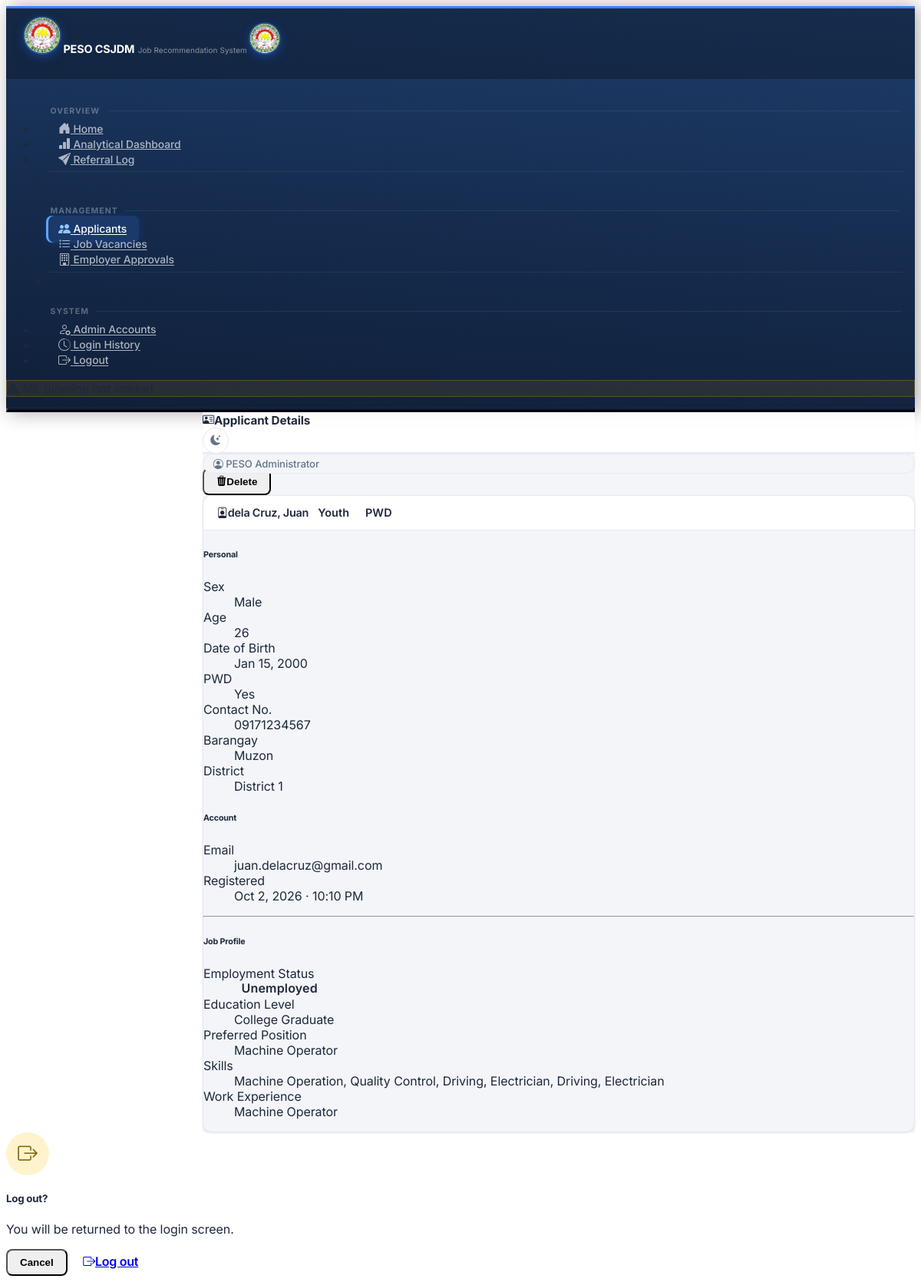
The page /applicants/1 (signed in) on the database as committed earlier.
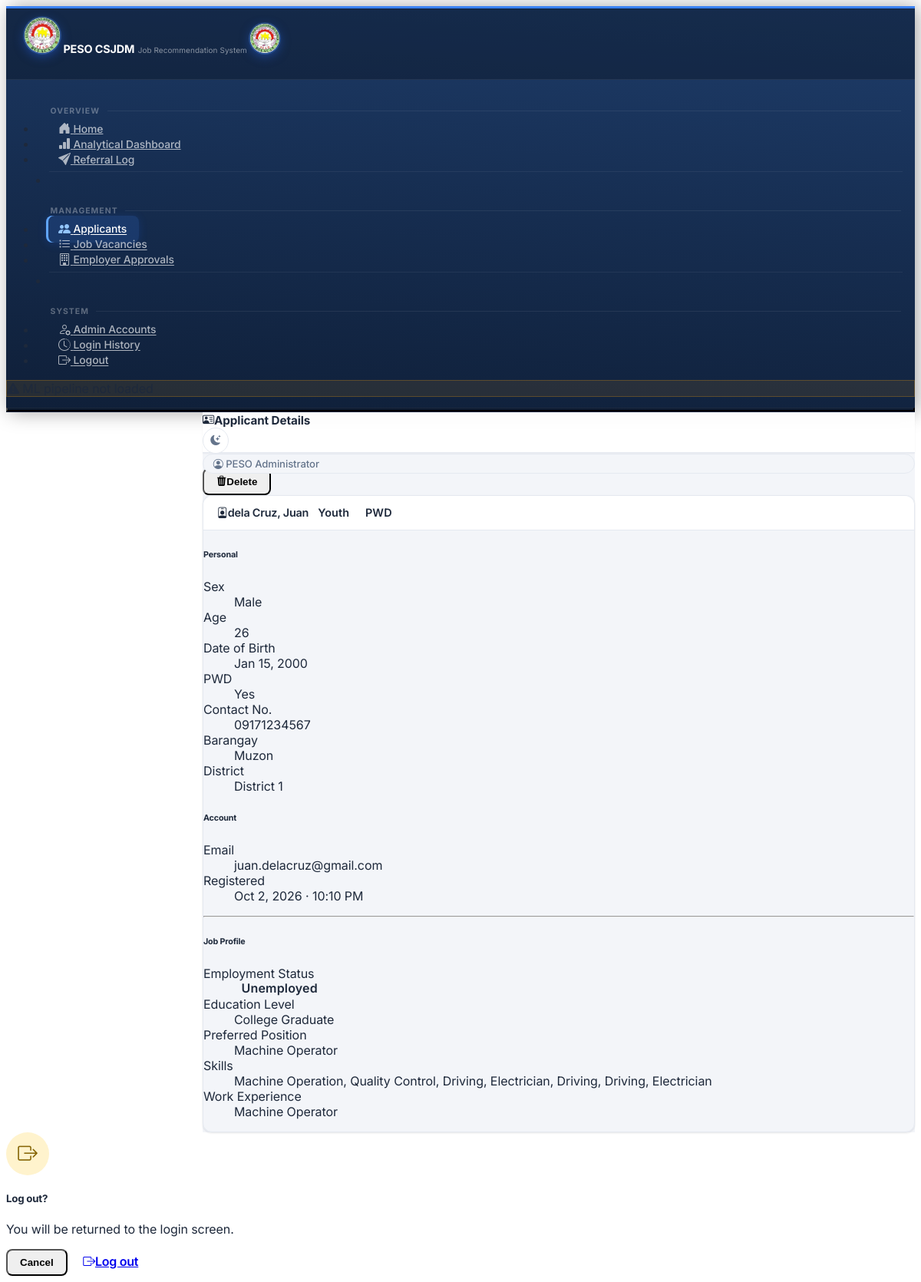
The same page on the database as committed later.
### tables this page shows
CREATE TABLE "applicants" (
                id                 INTEGER  PRIMARY KEY AUTOINCREMENT,
                first_name         TEXT     NOT NULL,
                last_name          TEXT     NOT NULL,
                sex                TEXT,
                age                INTEGER,
                barangay           TEXT,
                district           TEXT,
                employment_status  TEXT     DEFAULT 'Unemployed',
                is_pwd             INTEGER  DEFAULT 0,
                educ_level         TEXT     NOT NULL,
                preferred_position TEXT     NOT NULL,
                skills             TEXT     NOT NULL,
                work_experience    TEXT,
                user_id            INTEGER  REFERENCES users(id),
                created_at         DATETIME DEFAULT CURRENT_TIMESTAMP,
                is_archived        INTEGER  DEFAULT 0
            , birthdate DATE, contact_number TEXT, middle_name TEXT, suffix TEXT, civil_status TEXT, address_line TEXT, city TEXT, province TEXT, height_cm TEXT, religion TEXT, tin TEXT, landline TEXT, disability TEXT, is_4ps INTEGER DEFAULT 0, household_id TEXT, is_wodp INTEGER DEFAULT 0, is_dswd_foodstamp INTEGER DEFAULT 0, is_caregiver INTEGER DEFAULT 0, is_ofw INTEGER DEFAULT 0, ofw_country TEXT, is_former_ofw INTEGER DEFAULT 0, former_ofw_country TEXT, ofw_return_date TEXT, employed_type TEXT, unemployed_reason TEXT, job_search_months INTEGER, pref_work_local TEXT, pref_work_overseas TEXT, languages TEXT, education TEXT, trainings TEXT, eligibilities TEXT, work_history TEXT, other_skills TEXT, certified INTEGER DEFAULT 0, certified_at DATETIME);

CREATE TABLE "users" (
                id            INTEGER PRIMARY KEY AUTOINCREMENT,
                full_name     TEXT    NOT NULL,
                email         TEXT    UNIQUE NOT NULL,
                password_hash TEXT    NOT NULL,
                role          TEXT    DEFAULT 'admin',
                is_active     INTEGER DEFAULT 1,
                created_at    DATETIME DEFAULT CURRENT_TIMESTAMP
            );

### app.py (the view)
@app.route('/applicants/<int:aid>')
@admin_required
def applicant_view(aid):
    ap = get_db().execute('''
        SELECT a.*, u.email
        FROM applicants a LEFT JOIN users u ON a.user_id = u.id
        WHERE a.id = ?
    ''', (aid,)).fetchone()
    if not ap:
        flash('Applicant not found.', 'danger')
        return redirect(url_for('applicants_list'))
    return render_template('applicants/view.html', ap=dict(ap))

### app.py (called while the page is built)
def get_db():
    if 'db' not in g:
        g.db = sqlite3.connect(DATABASE)
        g.db.row_factory = sqlite3.Row
        g.db.execute('PRAGMA foreign_keys = ON')
    return g.db

def role_required(*roles):
    def decorator(f):
        @wraps(f)
        def decorated(*args, **kwargs):
            if 'user_id' not in session:
                return redirect(url_for('login'))
            if session.get('role') not in roles:
                flash('You do not have permission to access this page.', 'danger')
                return redirect(_role_home())
            return f(*args, **kwargs)
        return decorated
    return decorator

@app.context_processor
def inject_globals():
    pending_employers_count = 0
    if session.get('role') == ROLE_ADMIN:
        try:
            pending_employers_count = get_db().execute(
                "SELECT COUNT(*) FROM employers WHERE is_approved=0"
            ).fetchone()[0]
        except Exception:
            pass
    return {
        'pipeline_loaded':         pipeline is not None,
        'session_role':            session.get('role', ''),
        'pending_employers_count': pending_employers_count,
    }

@app.template_filter('friendly_dt')
def friendly_dt(value):
    if not value:
        return ''
    for fmt in ('%Y-%m-%d %H:%M:%S', '%Y-%m-%d %H:%M:%S.%f', '%Y-%m-%d'):
        try:
            dt = datetime.strptime(str(value), fmt) + _PHT
            return dt.strftime('%b %d, %Y · %I:%M %p').replace(' 0', ' ')
        except ValueError:
            continue
    return str(value)

@app.template_filter('friendly_date')
def friendly_date(value):
    if not value:
        return ''
    for fmt in ('%Y-%m-%d %H:%M:%S', '%Y-%m-%d %H:%M:%S.%f', '%Y-%m-%d'):
        try:
            dt = datetime.strptime(str(value), fmt)
            if fmt != '%Y-%m-%d':
                dt += _PHT
            return dt.strftime('%b %d, %Y').replace(' 0', ' ')
        except ValueError:
            continue
    return str(value)

### templates/applicants/view.html (shortened to what this page needs)
{% extends 'base.html' %}
{% block page_title %}<i class="bi bi-person-vcard me-2"></i>Applicant Details{% endblock %}
{% block content %}
<div class="d-flex flex-wrap gap-2 mb-3 align-items-center">
  <a href="{{ url_for('applicants_list') }}" class="btn btn-sm btn-outline-secondary">
  </a>
  <form method="POST" action="{{ url_for('applicant_delete', aid=ap.id) }}" class="ms-auto"
        onsubmit="return confirm('Permanently delete {{ ap.first_name }} {{ ap.last_name }}? This removes the profile and the linked account. This cannot be undone.')">
    <button type="submit" class="btn btn-sm btn-danger">
      <i class="bi bi-trash3-fill me-1"></i>Delete
    </button>
  </form>
</div>
<div class="card shadow-sm mb-3">
  <div class="card-header fw-semibold d-flex align-items-center justify-content-between">
    <span><i class="bi bi-person-badge me-2 text-primary"></i>{{ ap.last_name }}, {{ ap.first_name }}</span>
    <span class="d-flex gap-1 flex-wrap">
      {% if ap.age is not none and ap.age >= 15 and ap.age <= 30 %}<span class="badge bg-info-subtle text-info-emphasis">Youth</span>{% endif %}
      {% if ap.is_pwd %}<span class="badge bg-danger-subtle text-danger-emphasis">PWD</span>{% endif %}
    </span>
  </div>
  <div class="card-body">
    <div class="row">
      <div class="col-md-6">
        <h6 class="text-uppercase text-muted small fw-bold mb-2">Personal</h6>
        <dl class="row small mb-3">
          <dt class="col-5">Sex</dt><dd class="col-7">{{ ap.sex or '—' }}</dd>
          <dt class="col-5">Age</dt><dd class="col-7">{{ ap.age if ap.age is not none else '—' }}</dd>
          <dt class="col-5">Date of Birth</dt><dd class="col-7">{{ ap.birthdate|friendly_date if ap.birthdate else '—' }}</dd>
          <dt class="col-5">PWD</dt><dd class="col-7">{{ 'Yes' if ap.is_pwd else 'No' }}</dd>
          <dt class="col-5">Contact No.</dt><dd class="col-7">{{ ap.contact_number or '—' }}</dd>
          <dt class="col-5">Barangay</dt><dd class="col-7">{{ ap.barangay or '—' }}</dd>
          <dt class="col-5">District</dt><dd class="col-7">{{ ap.district or '—' }}</dd>
        </dl>
      </div>
      <div class="col-md-6">
        <h6 class="text-uppercase text-muted small fw-bold mb-2">Account</h6>
        <dl class="row small mb-3">
          <dt class="col-5">Email</dt><dd class="col-7">{{ ap.email or '—' }}</dd>
          <dt class="col-5">Registered</dt><dd class="col-7">{{ ap.created_at|friendly_dt if ap.created_at else '—' }}</dd>
        </dl>
      </div>
    </div>
    <hr class="my-2">
    <h6 class="text-uppercase text-muted small fw-bold mb-2">Job Profile</h6>
    <dl class="row small mb-0">
      <dt class="col-sm-3">Employment Status</dt>
      <dd class="col-sm-9">
        <span class="badge {% if ap.employment_status == 'Unemployed' %}bg-danger-subtle text-danger-emphasis{% else %}bg-success-subtle text-success-emphasis{% endif %}">{{ ap.employment_status or 'Unemployed' }}</span>
      </dd>
      <dt class="col-sm-3">Education Level</dt><dd class="col-sm-9">{{ ap.educ_level or '—' }}</dd>
      <dt class="col-sm-3">Preferred Position</dt><dd class="col-sm-9">{{ ap.preferred_position or '—' }}</dd>
      <dt class="col-sm-3">Skills</dt><dd class="col-sm-9">{{ ap.skills or '—' }}</dd>
      <dt class="col-sm-3">Work Experience</dt><dd class="col-sm-9">{{ ap.work_experience or '—' }}</dd>
    </dl>
  </div>
</div>
{% endblock %}

### templates/base.html (shortened to what this page needs)
<!DOCTYPE html>
<html lang="en">
<head>
  <link rel="stylesheet" href="https://cdn.jsdelivr.net/npm/@coreui/coreui@5/dist/css/coreui.min.css" />
  <link rel="stylesheet" href="https://cdn.jsdelivr.net/npm/bootstrap-icons@1.11.3/font/bootstrap-icons.min.css" />
  <link rel="stylesheet" href="{{ url_for('static', filename='css/custom.css') }}" />
</head>
<body>
<div class="sidebar sidebar-dark sidebar-fixed hide" id="sidebar">
  <div class="sidebar-brand">
    <span class="sidebar-brand-full d-flex align-items-center gap-2">
      <span class="sb-icon-badge">
        <img src="{{ url_for('static', filename='img/peso_logo.png') }}" alt="PESO CSJDM" />
      </span>
      <span>
        <span class="sb-brand-name d-block">PESO CSJDM</span>
        <span class="sb-brand-sub">Job Recommendation System</span>
      </span>
    </span>
    <span class="sidebar-brand-narrow">
      <span class="sb-icon-badge" style="width:38px;height:38px;">
        <img src="{{ url_for('static', filename='img/peso_logo.png') }}" alt="PESO CSJDM" />
      </span>
    </span>
  </div>
  <ul class="sidebar-nav">
    <li class="nav-title">Overview</li>
    <li class="nav-item">
      <a class="nav-link {% if request.endpoint == 'home' %}active{% endif %}"
         href="{{ url_for('home') }}">
        <span class="nav-icon"><i class="bi bi-house-door-fill"></i></span>
        Home
      </a>
    </li>
    <li class="nav-item">
      <a class="nav-link {% if request.endpoint == 'analytics' %}active{% endif %}"
         href="{{ url_for('analytics') }}">
        <span class="nav-icon"><i class="bi bi-bar-chart-fill"></i></span>
        Analytical Dashboard
      </a>
    </li>
    <li class="nav-item">
      <a class="nav-link {% if request.endpoint == 'referrals_list' %}active{% endif %}"
         href="{{ url_for('referrals_list') }}">
        <span class="nav-icon"><i class="bi bi-send-fill"></i></span>
        Referral Log
      </a>
    </li>
    <li class="nav-divider"></li>
    <li class="nav-title">Management</li>
    <li class="nav-item">
      <a class="nav-link {% if 'applicant' in request.endpoint %}active{% endif %}"
         href="{{ url_for('applicants_list') }}">
        <span class="nav-icon"><i class="bi bi-people-fill"></i></span>
        Applicants
      </a>
    </li>
    <li class="nav-item">
      <a class="nav-link {% if 'vacanc' in request.endpoint %}active{% endif %}"
         href="{{ url_for('vacancies_list') }}">
        <span class="nav-icon"><i class="bi bi-list-task"></i></span>
        Job Vacancies
      </a>
    </li>
    {% if session_role == 'admin' %}
    <li class="nav-item">
      <a class="nav-link {% if 'admin_employer' in request.endpoint %}active{% endif %}"
         href="{{ url_for('admin_employers') }}">
        <span class="nav-icon"><i class="bi bi-building"></i></span>
        Employer Approvals
      </a>
    </li>
    {% endif %}
    <li class="nav-divider"></li>
    <li class="nav-title">System</li>
    {% if session_role == 'admin' %}
    <li class="nav-item">
      <a class="nav-link {% if request.endpoint in ['users_list','user_add','user_edit'] %}active{% endif %}"
         href="{{ url_for('users_list') }}">
        <span class="nav-icon"><i class="bi bi-person-gear"></i></span>
        Admin Accounts
      </a>
    </li>
    {% endif %}
    <li class="nav-item">
      <a class="nav-link {% if request.endpoint == 'login_history' %}active{% endif %}"
         href="{{ url_for('login_history') }}">
        <span class="nav-icon"><i class="bi bi-clock-history"></i></span>
        Login History
      </a>
    </li>
    <li class="nav-item">
      <a class="nav-link" href="#" data-coreui-toggle="modal" data-coreui-target="#logoutModal">
        <span class="nav-icon"><i class="bi bi-box-arrow-right"></i></span>
        Logout
      </a>
    </li>
  </ul>
  {% if not pipeline_loaded %}
  <div class="px-3 pb-3">
    <div class="sidebar-pipeline-warn rounded px-3 py-2 small d-flex align-items-center gap-2">
      <i class="bi bi-exclamation-triangle-fill text-warning"></i>
      <span class="text-warning">ML pipeline not loaded</span>
    </div>
  </div>
  {% endif %}
  <button class="sidebar-toggler" type="button"
          data-coreui-toggle="unfoldable"
          aria-label="Toggle sidebar width"></button>
</div>
<div class="wrapper d-flex flex-column min-vh-100">
  <header class="header header-sticky p-0">
    <div class="container-fluid border-bottom px-4 d-flex align-items-center gap-3"
         style="height:52px;">
      <span class="topbar-page-title">{% block page_title %}{% endblock %}</span>
      <div class="ms-auto d-flex align-items-center gap-2">
        <button type="button" class="theme-toggle-btn" aria-label="Toggle dark mode" title="Toggle dark mode">
          <i class="bi bi-moon-stars-fill"></i>
        </button>
        <div class="topbar-user">
          <i class="bi bi-person-circle me-1"></i>
          {{ session.get('full_name', 'Admin') }}
        </div>
      </div>
    </div>
  </header>
  <div class="body flex-grow-1">
    <div class="container-fluid px-4 pt-3 pb-4">
      {% block content %}{% endblock %}
    </div>
  </div>
</div>
<div class="modal fade" id="logoutModal" tabindex="-1" aria-labelledby="logoutModalLabel" aria-hidden="true">
  <div class="modal-dialog modal-dialog-centered" style="max-width:380px;">
    <div class="modal-content border-0 shadow">
      <div class="modal-body text-center px-4 pt-4 pb-3">
        <div class="mb-3">
          <span style="display:inline-flex;align-items:center;justify-content:center;
                       width:56px;height:56px;border-radius:50%;background:#fff3cd;">
            <i class="bi bi-box-arrow-right" style="font-size:1.6rem;color:#856404;"></i>
          </span>
        </div>
        <h5 class="fw-bold mb-1">Log out?</h5>
        <p class="text-muted small mb-0">You will be returned to the login screen.</p>
      </div>
      <div class="modal-footer border-0 justify-content-center gap-2 pb-4">
        <button type="button" class="btn btn-outline-secondary px-4"
                data-coreui-dismiss="modal">Cancel</button>
        <a href="{{ url_for('logout') }}" class="btn btn-danger px-4 fw-semibold">
          <i class="bi bi-box-arrow-right me-1"></i>Log out
        </a>
      </div>
    </div>
  </div>
</div>
</body>
</html>

Rows that differ between the two databases and show on the page:
changed applicants "Male": skills "Machine Operation, Quality Control, Driving, Electrician, Driving, Electrician" → "Machine Operation, Quality Control, Driving, Electrician, Driving, Driving, Electrician"
